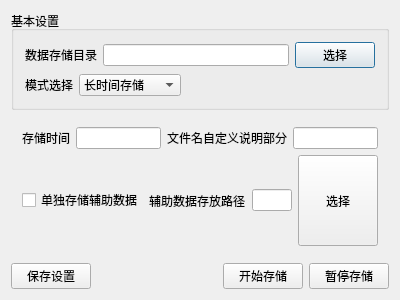
<?xml version="1.0" encoding="UTF-8"?>
<ui version="4.0">
 <class>QSaveDataConfigDialog</class>
 <widget class="QDialog" name="QSaveDataConfigDialog">
  <property name="geometry">
   <rect>
    <x>0</x>
    <y>0</y>
    <width>400</width>
    <height>300</height>
   </rect>
  </property>
  <property name="windowTitle">
   <string>存储设置</string>
  </property>
  <layout class="QVBoxLayout" name="verticalLayout_4">
   <item>
    <widget class="QGroupBox" name="groupBox_4">
     <property name="title">
      <string>基本设置</string>
     </property>
     <layout class="QVBoxLayout" name="verticalLayout">
      <item>
       <layout class="QHBoxLayout" name="horizontalLayout_2">
        <item>
         <widget class="QLabel" name="label_2">
          <property name="text">
           <string>数据存储目录</string>
          </property>
         </widget>
        </item>
        <item>
         <widget class="QLineEdit" name="lineEdit_savePath"/>
        </item>
        <item>
         <widget class="QPushButton" name="pushButton_ChoosePath">
          <property name="sizePolicy">
           <sizepolicy hsizetype="Preferred" vsizetype="Preferred">
            <horstretch>0</horstretch>
            <verstretch>0</verstretch>
           </sizepolicy>
          </property>
          <property name="text">
           <string>  选择  </string>
          </property>
         </widget>
        </item>
       </layout>
      </item>
      <item>
       <layout class="QHBoxLayout" name="horizontalLayout_3">
        <item>
         <widget class="QLabel" name="label_3">
          <property name="text">
           <string>模式选择</string>
          </property>
         </widget>
        </item>
        <item>
         <widget class="QComboBox" name="comboBox">
          <item>
           <property name="text">
            <string>长时间存储</string>
           </property>
          </item>
          <item>
           <property name="text">
            <string>约定行数存储</string>
           </property>
          </item>
         </widget>
        </item>
        <item>
         <spacer name="horizontalSpacer_2">
          <property name="orientation">
           <enum>Qt::Horizontal</enum>
          </property>
          <property name="sizeHint" stdset="0">
           <size>
            <width>40</width>
            <height>20</height>
           </size>
          </property>
         </spacer>
        </item>
       </layout>
      </item>
     </layout>
    </widget>
   </item>
   <item>
    <widget class="QStackedWidget" name="stackedWidget">
     <widget class="QWidget" name="page">
      <layout class="QVBoxLayout" name="verticalLayout_2">
       <item>
        <layout class="QHBoxLayout" name="horizontalLayout_5">
         <item>
          <widget class="QLabel" name="label_4">
           <property name="text">
            <string>存储时间</string>
           </property>
          </widget>
         </item>
         <item>
          <widget class="QLineEdit" name="lineEdit_saveTime"/>
         </item>
         <item>
          <widget class="QLabel" name="label_5">
           <property name="text">
            <string>文件名自定义说明部分</string>
           </property>
          </widget>
         </item>
         <item>
          <widget class="QLineEdit" name="lineEdit_information1"/>
         </item>
        </layout>
       </item>
       <item>
        <layout class="QHBoxLayout" name="horizontalLayout_6">
         <item>
          <widget class="QCheckBox" name="checkBox_saveFZ">
           <property name="text">
            <string>单独存储辅助数据</string>
           </property>
          </widget>
         </item>
         <item>
          <widget class="QLabel" name="label_7">
           <property name="text">
            <string>辅助数据存放路径</string>
           </property>
          </widget>
         </item>
         <item>
          <widget class="QLineEdit" name="lineEdit_FzPath"/>
         </item>
         <item>
          <widget class="QPushButton" name="pushButton_ChoosePathFz">
           <property name="sizePolicy">
            <sizepolicy hsizetype="Preferred" vsizetype="Preferred">
             <horstretch>0</horstretch>
             <verstretch>0</verstretch>
            </sizepolicy>
           </property>
           <property name="text">
            <string>  选择  </string>
           </property>
          </widget>
         </item>
        </layout>
       </item>
      </layout>
     </widget>
     <widget class="QWidget" name="page_3">
      <layout class="QVBoxLayout" name="verticalLayout_3">
       <item>
        <layout class="QHBoxLayout" name="horizontalLayout_7">
         <item>
          <widget class="QLabel" name="label_6">
           <property name="text">
            <string>存储行数</string>
           </property>
          </widget>
         </item>
         <item>
          <widget class="QLineEdit" name="lineEdit_saveCount"/>
         </item>
         <item>
          <widget class="QLabel" name="label_8">
           <property name="text">
            <string>文件名自定义部分</string>
           </property>
          </widget>
         </item>
         <item>
          <widget class="QLineEdit" name="lineEdit_information2"/>
         </item>
        </layout>
       </item>
      </layout>
     </widget>
     <widget class="QWidget" name="page_2"/>
    </widget>
   </item>
   <item>
    <layout class="QHBoxLayout" name="horizontalLayout_9">
     <item>
      <widget class="QPushButton" name="pushButton_sure">
       <property name="sizePolicy">
        <sizepolicy hsizetype="Maximum" vsizetype="Preferred">
         <horstretch>0</horstretch>
         <verstretch>0</verstretch>
        </sizepolicy>
       </property>
       <property name="text">
        <string>  保存设置  </string>
       </property>
      </widget>
     </item>
     <item>
      <spacer name="horizontalSpacer_3">
       <property name="orientation">
        <enum>Qt::Horizontal</enum>
       </property>
       <property name="sizeHint" stdset="0">
        <size>
         <width>40</width>
         <height>20</height>
        </size>
       </property>
      </spacer>
     </item>
     <item>
      <widget class="QPushButton" name="pushButton_StartOrStop">
       <property name="sizePolicy">
        <sizepolicy hsizetype="Maximum" vsizetype="Preferred">
         <horstretch>0</horstretch>
         <verstretch>0</verstretch>
        </sizepolicy>
       </property>
       <property name="text">
        <string>  开始存储  </string>
       </property>
      </widget>
     </item>
     <item>
      <widget class="QPushButton" name="pushButton_PauseOrContinue">
       <property name="sizePolicy">
        <sizepolicy hsizetype="Maximum" vsizetype="Preferred">
         <horstretch>0</horstretch>
         <verstretch>0</verstretch>
        </sizepolicy>
       </property>
       <property name="text">
        <string>  暂停存储  </string>
       </property>
      </widget>
     </item>
    </layout>
   </item>
  </layout>
 </widget>
 <layoutdefault spacing="6" margin="11"/>
 <resources>
  <include location="../Resource.qrc"/>
 </resources>
 <connections/>
</ui>
